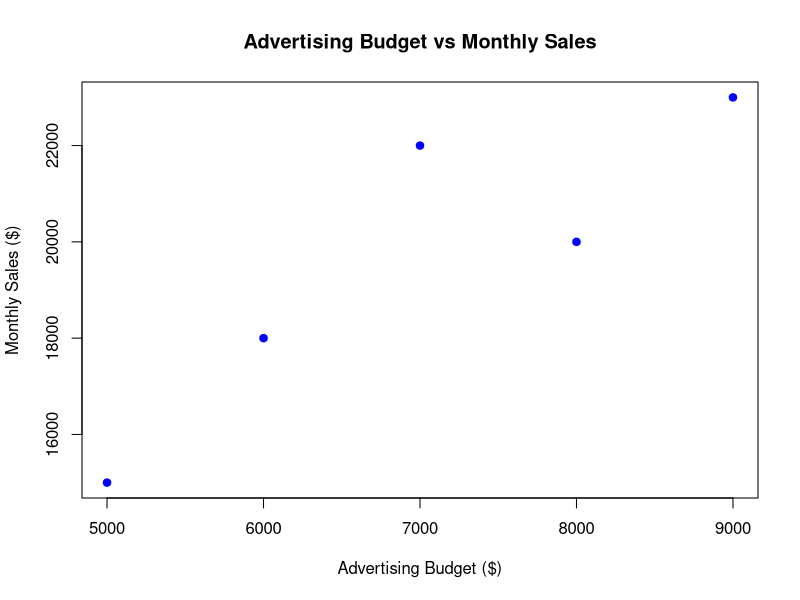

Write the R code that produced this figure.
advertising <- c(5000, 6000, 7000, 8000, 9000)
sales <- c(15000, 18000, 22000, 20000, 23000)

plot(
  advertising,
  sales,
  pch = 19,
  col = "blue",
  xlab = "Advertising Budget ($)",
  ylab = "Monthly Sales ($)",
  main = "Advertising Budget vs Monthly Sales"
)

correlation <- cor(advertising, sales)
print(correlation)
